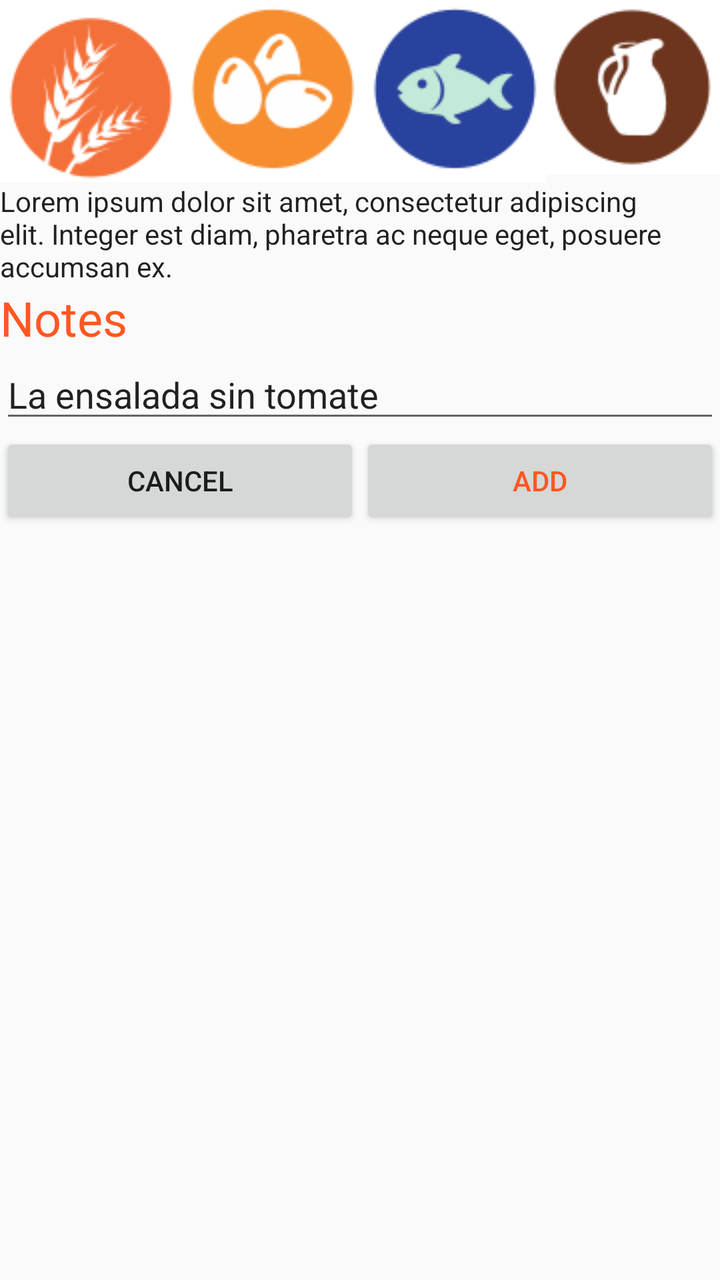
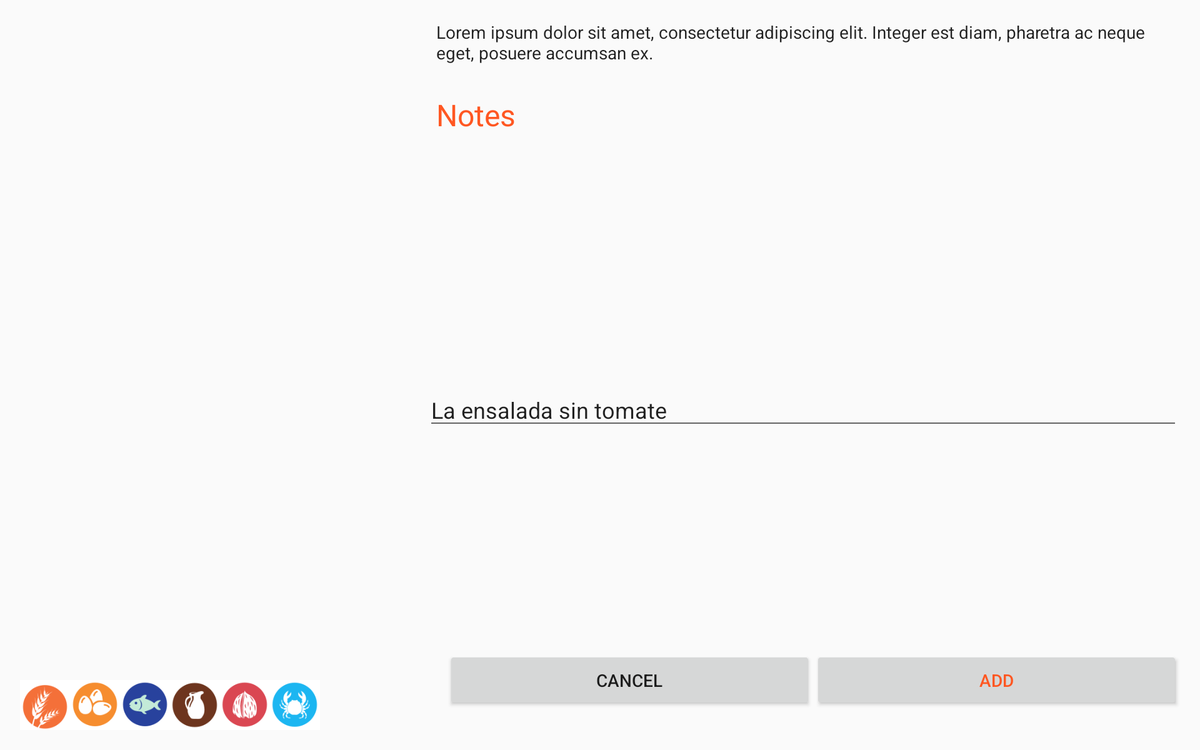

One screen, two layout resources from the same app: the default and the repository's alternative for another configuration. Each is rendered where Android would select it; the XML of both is given below.
<!-- AndroidManifest.xml: application theme AppTheme -->
<!-- res/layout/fragment_edit_order.xml -->
<ScrollView  xmlns:android="http://schemas.android.com/apk/res/android"
    xmlns:tools="http://schemas.android.com/tools"
    android:layout_width="match_parent"
    android:layout_height="match_parent"
    android:layout_marginStart="@dimen/feo_inner_margin"
    android:orientation="vertical"
    tools:context="com.calvo.carolina.e_waiter.fragments.EditOrderFragment">
    <LinearLayout xmlns:android="http://schemas.android.com/apk/res/android"
        xmlns:tools="http://schemas.android.com/tools"
        android:layout_width="match_parent"
        android:layout_height="wrap_content"
        android:layout_marginStart="@dimen/feo_inner_margin"
        android:layout_marginEnd="@dimen/feo_inner_margin"
        android:orientation="vertical"
        tools:context="com.calvo.carolina.e_waiter.fragments.EditOrderFragment">

        <ImageView
            android:id="@+id/feo_image_view"
            android:layout_width="match_parent"
            android:layout_height="wrap_content"
            android:layout_marginBottom="@dimen/feo_inner_margin"
            android:adjustViewBounds="true"
            android:contentDescription="@string/feo_dish_image"
            android:scaleType="fitCenter"
            tools:src="@drawable/i01" />

        <LinearLayout
            android:id="@+id/feo_allergens"
            android:layout_width="wrap_content"
            android:layout_height="wrap_content"
            android:orientation="horizontal">

            <ImageView
                android:id="@+id/feo_gluten_01"
                android:layout_width="wrap_content"
                android:layout_height="wrap_content"
                android:adjustViewBounds="true"
                android:contentDescription="@string/allergen_gluten"
                android:maxWidth="@dimen/edit_order_allegen_max_width"
                android:src="@drawable/a01"
                android:visibility="gone"
                tools:visibility="visible" />

            <ImageView
                android:id="@+id/feo_egg_02"
                android:layout_width="wrap_content"
                android:layout_height="wrap_content"
                android:adjustViewBounds="true"
                android:contentDescription="@string/allegerns_egg"
                android:maxWidth="@dimen/edit_order_allegen_max_width"
                android:src="@drawable/a02"
                android:visibility="gone"
                tools:visibility="visible" />

            <ImageView
                android:id="@+id/feo_fish_03"
                android:layout_width="wrap_content"
                android:layout_height="wrap_content"
                android:adjustViewBounds="true"
                android:contentDescription="@string/allegerns_egg"
                android:maxWidth="@dimen/edit_order_allegen_max_width"
                android:src="@drawable/a03"
                android:visibility="gone"
                tools:visibility="visible" />

            <ImageView
                android:id="@+id/feo_milk_04"
                android:layout_width="wrap_content"
                android:layout_height="wrap_content"
                android:adjustViewBounds="true"
                android:contentDescription="@string/allergens_milk"
                android:maxWidth="@dimen/edit_order_allegen_max_width"
                android:src="@drawable/a04"
                android:visibility="gone"
                tools:visibility="visible" />

            <ImageView
                android:id="@+id/feo_nuts_05"
                android:layout_width="wrap_content"
                android:layout_height="wrap_content"
                android:adjustViewBounds="true"
                android:contentDescription="@string/allergens_nuts"
                android:maxWidth="@dimen/edit_order_allegen_max_width"
                android:src="@drawable/a05"
                android:visibility="gone"
                tools:visibility="visible" />

            <ImageView
                android:id="@+id/feo_seafood_06"
                android:layout_width="wrap_content"
                android:layout_height="wrap_content"
                android:adjustViewBounds="true"
                android:contentDescription="@string/allergens_seafood"
                android:maxWidth="@dimen/edit_order_allegen_max_width"
                android:src="@drawable/a06"
                android:visibility="gone"
                tools:visibility="visible" />
        </LinearLayout>

        <TextView
            android:id="@+id/feo_description_texts"
            android:layout_width="match_parent"
            android:layout_height="wrap_content"
            android:layout_marginBottom="@dimen/feo_inner_margin"
            android:layout_marginTop="@dimen/feo_inner_margin"
            android:textAlignment="viewStart"
            android:textAppearance="@style/TextAppearance.AppCompat.Body1"
            tools:text="Lorem ipsum dolor sit amet, consectetur adipiscing elit. Integer est diam, pharetra ac neque eget, posuere accumsan ex. " />

        <TextView
            android:id="@+id/label_notes_text"
            android:layout_width="match_parent"
            android:layout_height="wrap_content"
            android:layout_marginBottom="@dimen/feo_inner_margin"
            android:layout_marginTop="@dimen/feo_inner_margin"
            android:labelFor="@+id/feo_notes_text"
            android:text="@string/feo_notas"
            android:textAppearance="@style/TextAppearance.AppCompat.Headline"
            android:textColor="@color/colorAccent" />

        <EditText
            android:id="@+id/feo_notes_text"
            android:layout_width="match_parent"
            android:layout_height="wrap_content"
            android:inputType="textMultiLine"
            android:layout_marginBottom="@dimen/feo_inner_margin"
            android:layout_marginTop="@dimen/feo_inner_margin"
            android:textAppearance="@style/TextAppearance.AppCompat.Medium.Inverse"
            tools:text="La ensalada sin tomate" />
        <LinearLayout
            android:layout_width="match_parent"
            android:layout_height="wrap_content"
            android:orientation="horizontal">

            <Button
                android:id="@+id/feo_cancel_button"
                android:layout_width="match_parent"
                android:layout_height="wrap_content"
                android:text="@android:string/cancel"
                android:layout_weight="1"
                style="@style/Base.TextAppearance.AppCompat.Widget.Button"/>

            <Button
                android:id="@+id/feo_add_button"
                android:layout_width="match_parent"
                android:layout_height="wrap_content"
                android:layout_weight="1"
                android:text="@string/feo_add_button"
                style="@style/Base.TextAppearance.AppCompat.Widget.Button.Borderless.Colored"/>
        </LinearLayout>

    </LinearLayout>
</ScrollView>
<!-- resources referenced by this layout -->
<resources>
  <color name="colorAccent">#FF5722</color>
  <!-- drawable a01: png bitmap (drawable, 5787 bytes) -->
  <!-- drawable a02: png bitmap (drawable, 4211 bytes) -->
  <!-- drawable a03: png bitmap (drawable, 3789 bytes) -->
  <!-- drawable a04: png bitmap (drawable, 3652 bytes) -->
  <!-- drawable a05: png bitmap (drawable, 4975 bytes) -->
  <!-- drawable a06: png bitmap (drawable, 4845 bytes) -->
  <string name="allegerns_egg">It contains egg</string>
  <string name="allergen_gluten">It contains gluten</string>
  <string name="allergens_milk">It contains milk</string>
  <string name="allergens_nuts">It contains nuts</string>
  <string name="allergens_seafood">It contains seafood</string>
  <string name="feo_add_button">Add</string>
  <string name="feo_dish_image">Dish image</string>
  <string name="feo_notas">Notes</string>
  <style name="AppTheme" parent="Theme.AppCompat.Light">
          
          <item name="colorPrimary">@color/colorPrimary</item>
          <item name="colorPrimaryDark">@color/colorPrimaryDark</item>
          <item name="colorAccent">@color/colorAccent</item>
          <item name="textColorPrimary">@color/textColorPrimary</item>
      </style>
  <color name="colorPrimary">#FFC107</color>
  <color name="colorPrimaryDark">#FFA000</color>
  <color name="textColorPrimary">#212121</color>
</resources>
<!-- res/layout-sw500dp-land/fragment_edit_order.xml (the repository's variant of the layout above) -->
<!-- drawn on a 7-inch tablet turned sideways -->
<android.support.constraint.ConstraintLayout xmlns:android="http://schemas.android.com/apk/res/android"
    xmlns:app="http://schemas.android.com/apk/res-auto"
    xmlns:tools="http://schemas.android.com/tools"
    android:layout_width="match_parent"
    android:layout_height="match_parent"
    android:layout_margin="@dimen/app_margin"
    tools:context="com.calvo.carolina.e_waiter.fragments.EditOrderFragment">

    <ImageView
        android:id="@+id/feo_image_view"
        android:layout_width="0dp"
        android:layout_height="0dp"
        android:layout_marginBottom="8dp"
        android:adjustViewBounds="true"
        android:contentDescription="@string/feo_dish_image"
        android:scaleType="centerCrop"
        app:layout_constraintBottom_toTopOf="@+id/feo_allergens"
        app:layout_constraintStart_toStartOf="parent"
        app:layout_constraintTop_toTopOf="parent"
        app:layout_constraintEnd_toStartOf="@id/guideline"
        tools:src="@drawable/i01" />
    <android.support.constraint.Guideline
        android:id="@+id/guideline"
        android:layout_width="wrap_content"
        android:layout_height="wrap_content"
        android:orientation="vertical"
        app:layout_constraintGuide_percent="0.35" />
    <LinearLayout
        android:id="@+id/feo_allergens"
        android:layout_width="wrap_content"
        android:layout_height="wrap_content"
        app:layout_constraintBottom_toBottomOf="parent"
        android:orientation="horizontal">

        <ImageView
            android:id="@+id/feo_gluten_01"
            android:layout_width="wrap_content"
            android:layout_height="wrap_content"
            android:adjustViewBounds="true"
            android:contentDescription="@string/allergen_gluten"
            android:maxWidth="40dp"
            android:src="@drawable/a01"
            android:visibility="gone"
            tools:visibility="visible" />

        <ImageView
            android:id="@+id/feo_egg_02"
            android:layout_width="wrap_content"
            android:layout_height="wrap_content"
            android:adjustViewBounds="true"
            android:contentDescription="@string/allegerns_egg"
            android:maxWidth="40dp"
            android:src="@drawable/a02"
            android:visibility="gone"
            tools:visibility="visible" />

        <ImageView
            android:id="@+id/feo_fish_03"
            android:layout_width="wrap_content"
            android:layout_height="wrap_content"
            android:adjustViewBounds="true"
            android:contentDescription="@string/allegerns_egg"
            android:maxWidth="40dp"
            android:src="@drawable/a03"
            android:visibility="gone"
            tools:visibility="visible" />

        <ImageView
            android:id="@+id/feo_milk_04"
            android:layout_width="wrap_content"
            android:layout_height="wrap_content"
            android:adjustViewBounds="true"
            android:contentDescription="@string/allergens_milk"
            android:maxWidth="40dp"
            android:src="@drawable/a04"
            android:visibility="gone"
            tools:visibility="visible" />

        <ImageView
            android:id="@+id/feo_nuts_05"
            android:layout_width="wrap_content"
            android:layout_height="wrap_content"
            android:adjustViewBounds="true"
            android:contentDescription="@string/allergens_nuts"
            android:maxWidth="40dp"
            android:src="@drawable/a05"
            android:visibility="gone"
            tools:visibility="visible" />

        <ImageView
            android:id="@+id/feo_seafood_06"
            android:layout_width="wrap_content"
            android:layout_height="wrap_content"
            android:adjustViewBounds="true"
            android:contentDescription="@string/allergens_seafood"
            android:maxWidth="40dp"
            android:src="@drawable/a06"
            android:visibility="gone"
            tools:visibility="visible" />
    </LinearLayout>

    <TextView
        android:id="@+id/feo_description_texts"
        android:layout_width="0dp"
        android:layout_height="wrap_content"
        android:layout_marginStart="8dp"
        android:textAlignment="viewStart"
        android:textAppearance="@style/TextAppearance.AppCompat.Body1"
        app:layout_constraintEnd_toEndOf="parent"
        app:layout_constraintStart_toEndOf="@id/guideline"
        app:layout_constraintTop_toTopOf="parent"
        tools:text="Lorem ipsum dolor sit amet, consectetur adipiscing elit. Integer est diam, pharetra ac neque eget, posuere accumsan ex. " />

    <TextView
        android:id="@+id/label_notes_text"
        android:layout_width="0dp"
        android:layout_height="wrap_content"
        android:layout_marginStart="8dp"
        android:layout_marginTop="24dp"
        android:labelFor="@+id/feo_notes_text"
        android:text="@string/feo_notas"
        android:textAlignment="viewStart"
        android:textAppearance="@style/TextAppearance.AppCompat.Headline"
        android:textColor="@color/colorAccent"
        app:layout_constraintEnd_toEndOf="parent"
        app:layout_constraintStart_toEndOf="@id/feo_image_view"
        app:layout_constraintTop_toBottomOf="@id/feo_description_texts" />

    <EditText
        android:id="@+id/feo_notes_text"
        android:layout_width="0dp"
        android:layout_height="wrap_content"
        android:inputType="textMultiLine"
        android:textAppearance="@style/TextAppearance.AppCompat.Medium.Inverse"
        app:layout_constraintStart_toEndOf="@+id/feo_image_view"
        app:layout_constraintEnd_toEndOf="parent"
        app:layout_constraintTop_toBottomOf="@id/label_notes_text"
        app:layout_constraintBottom_toTopOf="@id/feo_allergens"
        tools:text="La ensalada sin tomate" />

    <LinearLayout
        android:id="@+id/linearLayout"
        android:layout_width="0dp"
        android:layout_height="wrap_content"
        android:layout_marginBottom="16dp"
        android:layout_marginStart="16dp"
        android:orientation="horizontal"
        app:layout_constraintBottom_toBottomOf="parent"
        app:layout_constraintEnd_toEndOf="parent"
        app:layout_constraintStart_toEndOf="@+id/feo_image_view">

        <Button
            android:id="@+id/feo_cancel_button"
            android:layout_width="match_parent"
            android:layout_height="wrap_content"
            android:layout_weight="1"
            android:text="@android:string/cancel"
            style="@style/Base.TextAppearance.AppCompat.Widget.Button"/>

        <Button
            android:id="@+id/feo_add_button"
            android:layout_width="match_parent"
            android:layout_height="wrap_content"
            android:layout_weight="1"
            android:text="@string/feo_add_button"
            style="@style/Base.TextAppearance.AppCompat.Widget.Button.Borderless.Colored"/>
    </LinearLayout>

</android.support.constraint.ConstraintLayout>
<!-- resources referenced by the variant -->
<!-- as a 7-inch tablet turned sideways resolves them -->
<resources>
  <color name="colorAccent">#FF5722</color>
  <dimen name="app_margin">16dp</dimen>
  <!-- drawable a01: png bitmap (drawable, 5787 bytes) -->
  <!-- drawable a02: png bitmap (drawable, 4211 bytes) -->
  <!-- drawable a03: png bitmap (drawable, 3789 bytes) -->
  <!-- drawable a04: png bitmap (drawable, 3652 bytes) -->
  <!-- drawable a05: png bitmap (drawable, 4975 bytes) -->
  <!-- drawable a06: png bitmap (drawable, 4845 bytes) -->
  <string name="allegerns_egg">It contains egg</string>
  <string name="allergen_gluten">It contains gluten</string>
  <string name="allergens_milk">It contains milk</string>
  <string name="allergens_nuts">It contains nuts</string>
  <string name="allergens_seafood">It contains seafood</string>
  <string name="feo_add_button">Add</string>
  <string name="feo_dish_image">Dish image</string>
  <string name="feo_notas">Notes</string>
  <style name="AppTheme" parent="Theme.AppCompat.Light">
          
          <item name="colorPrimary">@color/colorPrimary</item>
          <item name="colorPrimaryDark">@color/colorPrimaryDark</item>
          <item name="colorAccent">@color/colorAccent</item>
          <item name="textColorPrimary">@color/textColorPrimary</item>
      </style>
  <color name="colorPrimary">#FFC107</color>
  <color name="colorPrimaryDark">#FFA000</color>
  <color name="textColorPrimary">#212121</color>
</resources>
